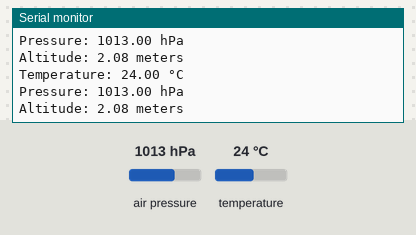
This sketch was run on a simulated Arduino Uno, built with avr-gcc and run on an emulated ATmega328P. Shown: the last lines printed to the serial monitor. Inputs (shaded band) come from the test bench; at power-on: air pressure 1013 hPa, temperature 24 °C.

Above: at 1.2 s.
1.3 s: air pressure set to 952 hPa
At 2.6 s:
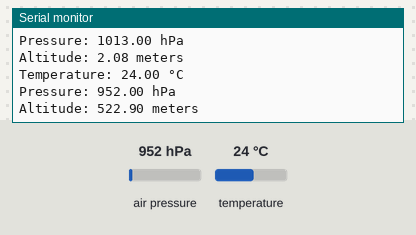
2.8 s: temperature set to 12 °C
At 3.9 s:
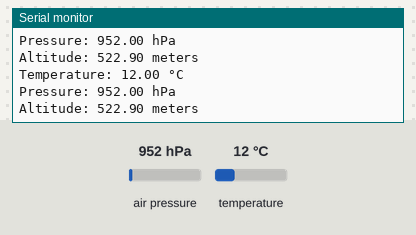
4.3 s: air pressure set to 975 hPa
At 5.9 s:
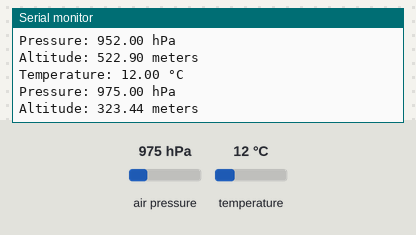
Timing chart, 0 to 7.4 s (numbered marks = the images above; inputs shaded):
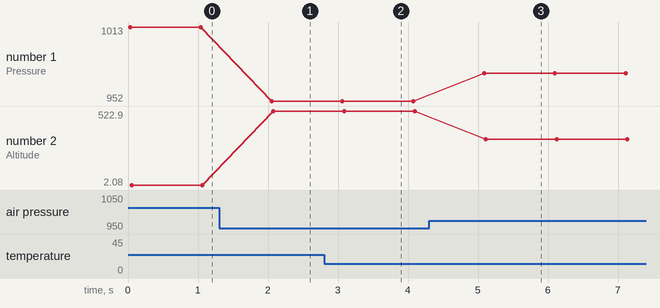

Measured:
- after the input at 1.3 s, the serial monitor: prints a new line after 0.75 s (image 1)
- after the input at 2.8 s, the serial monitor: prints a new line after 0.24 s (image 2)
- after the input at 4.3 s, the serial monitor: prints a new line after 0.79 s (image 3)
- plotted number 1: 1013 → 952 after the input at 1.3 s, 952 → 975 after the input at 4.3 s
- plotted number 2: 2.08 → 522.9 after the input at 1.3 s, 522.9 → 323.44 after the input at 4.3 s

The sketch:

MP.ino
```cpp
#include <Wire.h>
#include <Adafruit_BMP280.h>

Adafruit_BMP280 bmp; // Create BMP280 instance

void setup() {
  Serial.begin(9600);
  if (!bmp.begin(0x76)) { // 0x76 or 0x77 based on your sensor's address
    Serial.println("Could not find a valid BMP280 sensor, check wiring!");
    while (1);
  }
}

void loop() {
  float temperature = bmp.readTemperature();
  float pressure = bmp.readPressure() / 100.0; // Convert Pa to hPa
  float altitude = bmp.readAltitude(1013.25); // Standard sea-level pressure

  Serial.print("Temperature: ");
  Serial.print(temperature);
  Serial.println(" °C");

  Serial.print("Pressure: ");
  Serial.print(pressure);
  Serial.println(" hPa");

  Serial.print("Altitude: ");
  Serial.print(altitude);
  Serial.println(" meters");

  Serial.println();

  delay(1000);
}
```
